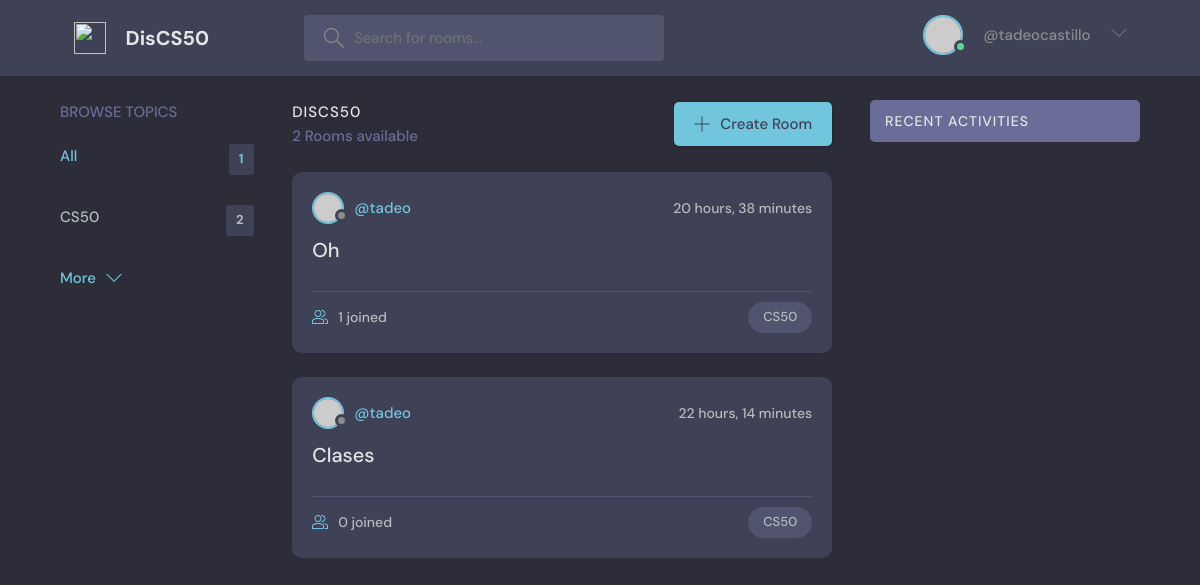
Page / (signed in) on the committed database.
### baseApp/models.py (models this page shows, shortened)
class Topic(models.Model):
    topic_name = models.CharField(max_length=200)

class Room(models.Model):
    host = models.ForeignKey(User, on_delete=models.SET_NULL, null=True)
    topic = models.ForeignKey(Topic, on_delete=models.SET_NULL, null=True)
    participants = models.ManyToManyField(User, related_name='participants', blank=True)
    room_name = models.CharField(max_length=200)
    room_description = models.TextField(null=True, blank=True)
    updated_time = models.DateTimeField(auto_now=True)
    created_time = models.DateTimeField(auto_now_add=True)
    class Meta:
        ordering = ['-updated_time', '-created_time']

### baseApp/views.py (the view)
# urls.py: 2. Add a URL to urlpatterns:  path('', views.home, name='home')
def home(request):
    q = ''
    if request.GET.get('q') is not None:
        q = request.GET.get('q')
    rooms = Room.objects.filter(Q(topic__topic_name__icontains = q) | Q(room_name__icontains = q) |Q(room_description__icontains = q))
    room_count = rooms.count()
    '''
    topic__topic_name__icontains

    topic(ColumnName Of Room Table) + topic_name(ColumnName Of Topic Table) + icontains

    icontains = i + contains

        --> i Means Case Insensitive

        --> Contains matches every characher of 'q' with topic_name in topic table and filter
            the Result
    '''
    topics = Topic.objects.all()[0:5]
    '''
    topic.room_set.all.count

    Count Set Of Rooms Which Belongs To Particular Topic
    '''
    room_messages = Message.objects.filter(Q(room__topic__topic_name__icontains = q))
    contextDict = {'rooms':rooms, 'topics':topics, 'room_count':room_count, 'room_messages':room_messages}
    return render(request, 'baseApp/home.html', contextDict)

### baseApp/templates/baseApp/home.html (shortened to what this page needs)
{% extends "baseApp/main.html" %}
{% block body %}
 <main class="layout layout--3">
  <div class="container">
    {% include 'baseApp/topics_com.html' %}
    <div class="roomList">
      <div class="roomList__header">
        <div>
          <h2>DisCS50</h2>
          <p>{{room_count}} Rooms available</p>
        </div>
        <a class="btn btn--main" href="{% url 'Create_Room_Path'  %}">
          <svg version="1.1" xmlns="http://www.w3.org/2000/svg" width="32" height="32" viewBox="0 0 32 32">
            <title>add</title>
            <path
              d="M16.943 0.943h-1.885v14.115h-14.115v1.885h14.115v14.115h1.885v-14.115h14.115v-1.885h-14.115v-14.115z"
            ></path>
          </svg>
          Create Room
        </a>
      </div>
      {% include 'baseApp/room_com.html' %}
    </div>
    {% include 'baseApp/activity_com.html' %}
  </div>
</main>
{% endblock %}

### baseApp/templates/baseApp/navbar.html (shortened to what this page needs)
{% load static %}
<header class="header header--loggedIn">
  <div class="container">
    <a href="{% url 'Home_Path' %}" class="header__logo">
      <img src="{% static 'baseApp/Images/cs50-black.png' %}" />
      <h1>DisCS50</h1>
    </a>
    <form method="get" action="{% url 'Home_Path' %}" class="header__search">
      <label>
        <input type="text" name="q" placeholder="Search for rooms..." />
      </label>
    </form>
    <nav class="header__menu">
      {% if user.is_authenticated %}
      <div class="header__user">
        <a href="{% url 'User_Profile_Path' user.id %}">
          <div class="avatar avatar--medium active">
            <img src="https://randomuser.me/api/portraits/men/37.jpg" />
          </div>
          <p> {{user.first_name}} {{user.last_name}} <span><a href="{% url 'User_Profile_Path' user.id  %}"> @{{user.username}} </a></span></p>
        </a>
        <button class="dropdown-button">
          <svg
            version="1.1"
            xmlns="http://www.w3.org/2000/svg"
            width="32"
            height="32"
            viewBox="0 0 32 32"
          >
            <title>chevron-down</title>
            <path d="M16 21l-13-13h-3l16 16 16-16h-3l-13 13z"></path>
          </svg>
        </button>
      </div>
      {% else %}
      <a href="{% url 'signIn_Path' %}"> <img src="{% static 'baseApp/Images/avatar.svg' %}" /> <p>Login</p> </a>
      {% endif %}
    </nav>
  </div>
</header>

### baseApp/templates/baseApp/topics_com.html
<div class="topics">
  <div class="topics__header">
    <h2>Browse Topics</h2>
  </div>
  <ul class="topics__list">
    <li>
      <a href="{% url 'Home_Path' %}" class="active">
        All <span>{{topics.count}}</span></a
      >
    </li>
    {% for topic in topics %}
    <li>
      <a href="{% url 'Home_Path' %}?q={{topic.topic_name}}"
        >{{topic.topic_name}} <span>{{topic.room_set.all.count}}</span></a
      >
    </li>
    {% endfor %}
  </ul>
  <a class="btn btn--link" href="{% url 'Topics_Path' %}">
    More
    <svg
      version="1.1"
      xmlns="http://www.w3.org/2000/svg"
      width="32"
      height="32"
      viewBox="0 0 32 32"
    >
      <title>chevron-down</title>
      <path d="M16 21l-13-13h-3l16 16 16-16h-3l-13 13z"></path>
    </svg>
  </a>
</div>

### baseApp/templates/baseApp/room_com.html (shortened to what this page needs)
{% for room in rooms %}
<div class="roomListRoom">
  <div class="roomListRoom__header">
    <a href="{% url 'User_Profile_Path' room.host.id %}" class="roomListRoom__author">
      <div class="avatar avatar--small">
        <img src="https://randomuser.me/api/portraits/women/11.jpg" />
      </div>
      <span>@{{room.host.username}}</span>
    </a>
    <div class="roomListRoom__actions">
      <span>{{room.created_time|timesince}}</span>
    </div>
  </div>
  <div class="roomListRoom__content">
    <a href="{% url 'Room_Path' room.id %}">{{room.room_name}}</a>
  </div>
  <div class="roomListRoom__meta">
    <a href="{% url 'Room_Path' room.id %}" class="roomListRoom__joined">
      {{room.participants.all.count}} joined
    </a>
    <p class="roomListRoom__topic">{{room.topic.topic_name}}</p>
  </div>
</div>
{% endfor %}

### rows in the picture
Topic: topic_name "CS50", room_set.all.count "2"
Room: host.username "tadeo", created_time "20 hours, 38 minutes", room_name "Oh", participants.all.count "1", topic.topic_name "CS50"
Room: host.username "tadeo", created_time "22 hours, 14 minutes", room_name "Clases", participants.all.count "0", topic.topic_name "CS50"

### other values in the picture
{{ user.username }} "tadeocastillo"
{{ topics.count }} "1"
{{ room_count }} "2"
